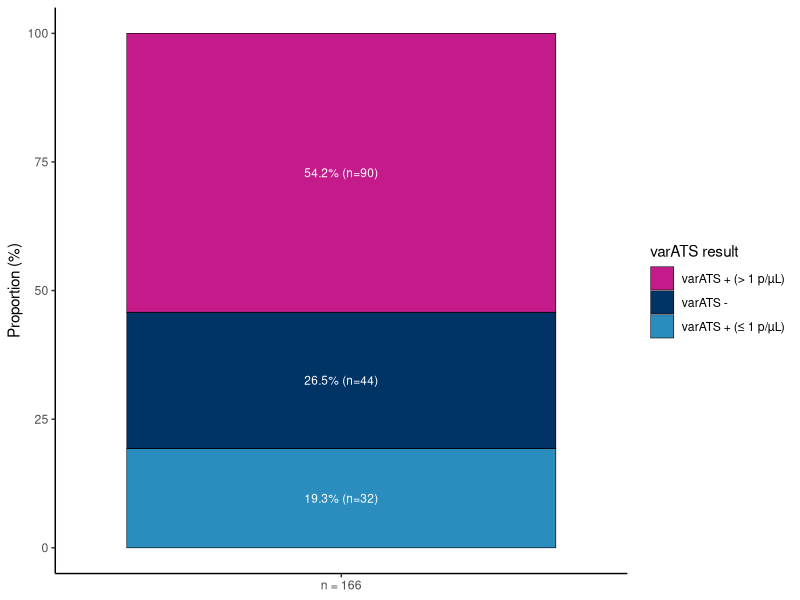
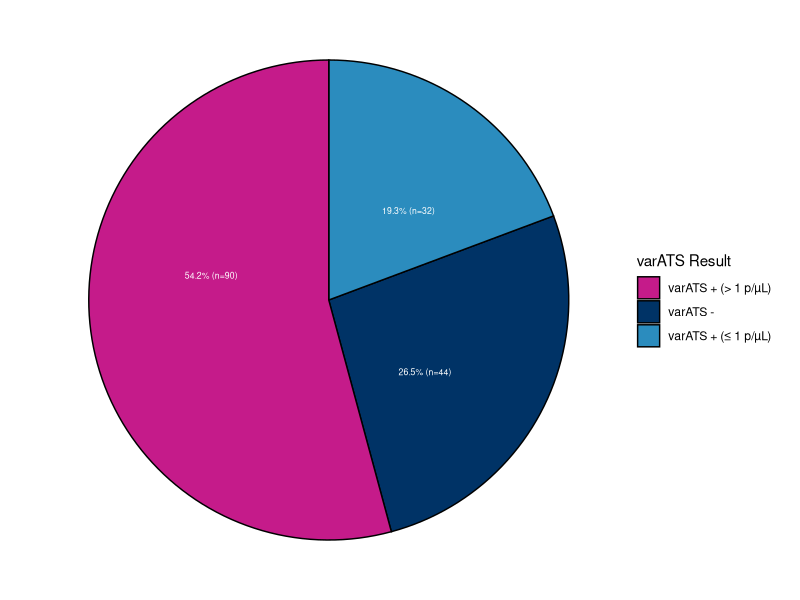
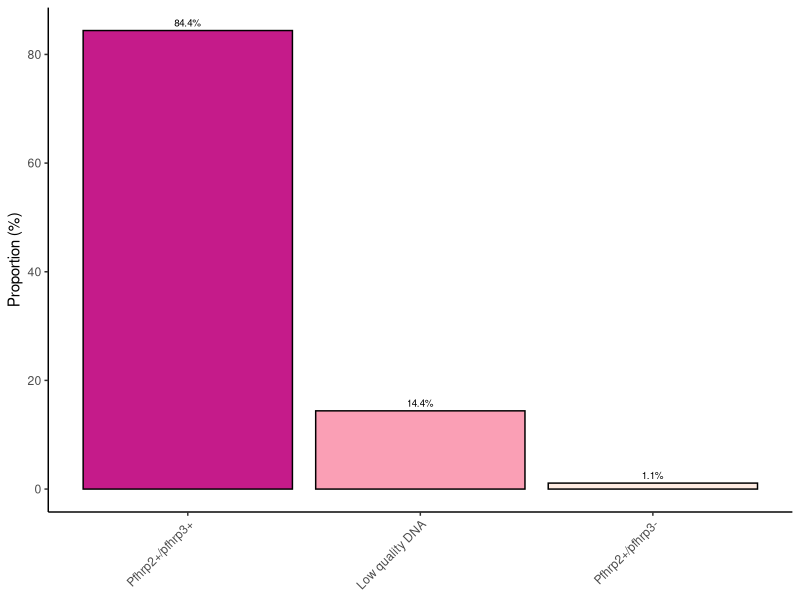
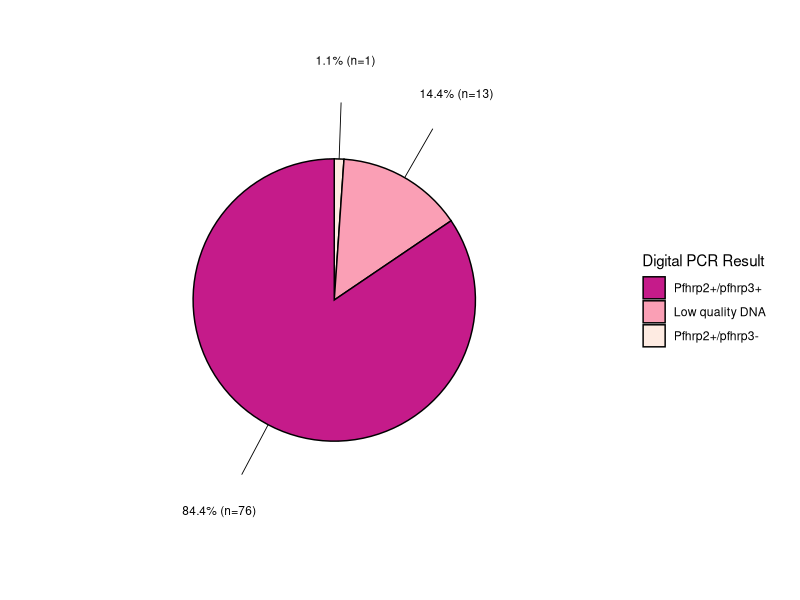
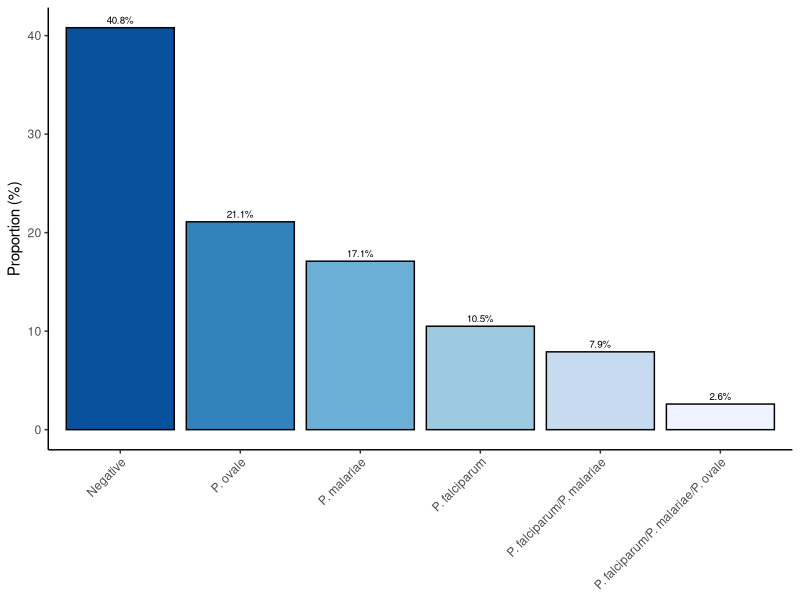
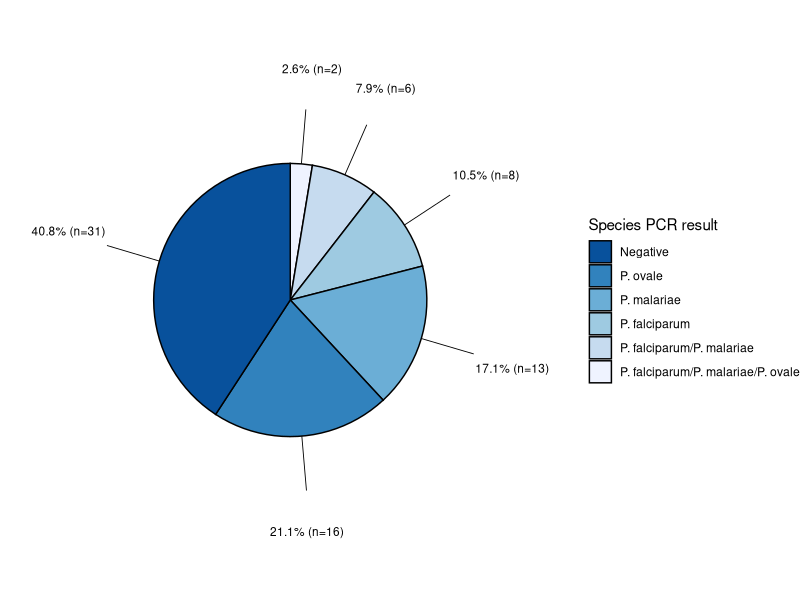

Here is the R script that generated these plots, in order:

#####################################
# CREATING FIGURES FOR MANUSCRIPT #
#####################################

## Clean the environment
rm(list = ls(all =TRUE))


## Load packages
library(ggplot2)
library(tidyverse)
library(ggrepel)
library(forcats)
library(RColorBrewer)


#####################################
####### varATS data ################
#####################################

category_varATS = c("varATS -", "varATS + (≤ 1 p/µL)", "varATS + (> 1 p/µL)")
counts_varATS <- c(44, 32, 90)  

# Create a dataframe
df_varATS <- data.frame(
 category = category_varATS,
  counts = counts_varATS,
  proportion = round(counts_varATS / sum(counts_varATS) * 100, 1) 
) 


##### Figures for varATS data #####

# Reorder the levels of the category variable based on proportion

df_varATS$category <- reorder(df_varATS$category, df_varATS$proportion, decreasing = TRUE)

colors <-c("#c51b8a", "#003366", "#2b8cbe")

# Stacked Bar plot

plot_1 <- ggplot(df_varATS, aes(x = "n = 166", y = proportion, fill = category)) +
  geom_bar(stat = "identity", position = "stack", color = "black", size = 0.2) +
  labs(y = "Proportion (%)", fill = "varATS result") +
  geom_text(aes(label = paste0(proportion, "%", " (n=", counts, ")")),
            position = position_stack(vjust = 0.5), size = 3, color = "white") +
  xlab(NULL) +
  theme_classic() +
  scale_fill_manual(values = colors)

plot_1

# save
# ggsave(ggsave("../../figures/Barplots/plot_1_varATS_stacked_bar_plot.pdf", plot_1, width = 6, height = 4, dpi = 300))

# Pie chart for varATS data

pie_1 <- ggplot(df_varATS, aes(x = "", y = proportion, fill = category)) +
  geom_bar(stat = "identity", width = 1, color = "black", size = 0.5) +
  labs(fill = "varATS Result") +
  geom_text(aes(label = paste0(round(proportion, 1), "%", " (n=", counts, ")")),
            position = position_stack(vjust = 0.6), size = 2.2, color = "white") +
  coord_polar(theta = "y", start = 0) +
  theme_void() +
  scale_fill_manual( values = colors) 

pie_1

# save
# ggsave("../../figures/Pie_charts/Pie_1_varATS_results.png", pie_1, width = 6, height = 4, dpi = 300)
# ggsave("../../figures/Pie_charts/Pie_1_varATS_results.pdf", pie_1, width = 6, height = 4, dpi = 300)


#####################################
####### Digital PCR data ############
#####################################

category_dPCR <-c("Low quality DNA", "Pfhrp2+/pfhrp3+",
             "Pfhrp2+/pfhrp3-", "Pfhrp2-/pfhrp3+",
             "Pfhrp2-/pfhrp3-")
counts_dPCR <- c(13, 76, 1, 0, 0)

df_digital_PCR <-data.frame(
  category = category_dPCR,
  counts = counts_dPCR,
  proportion = round(counts_dPCR / sum(counts_dPCR) * 100, 1) 
  )

df_digital_PCR <-filter(df_digital_PCR,
                        counts > 0)

##### Figures for digital PCR data #####

# Reorder the levels of the category variable based on proportion

df_digital_PCR$category <- reorder(df_digital_PCR$category, df_digital_PCR$proportion, decreasing = TRUE)

# Assign pink shades based on the reordered levels

pink_shades <- c("#c51b8a", "#fa9fb5", "#feebe2" )

# Bar Plot 2 for Digital PCR data 

plot_2 <- ggplot(df_digital_PCR, aes(x = category, y = proportion, fill = category)) +
  geom_bar(stat = "identity", color = "black", size = 0.5) +
  labs(y = "Proportion (%)") +
  theme_classic() +
  scale_fill_manual(values = pink_shades) +
  theme(axis.text.x = element_text(angle = 45, hjust = 1),
        panel.background = element_rect(fill = "transparent", color = NA),
        plot.background = element_rect(fill = "transparent", color = NA),
        legend.position = "none") +
  geom_text(aes(label = paste0(round(proportion, 1), "%")), vjust = -0.5, size = 2.5) +
  xlab(NULL)

plot_2

# save
# ggsave("../../figures/Barplots/Plot_2_dPCR_results.pdf", plot_2, width = 6, height = 4, dpi = 300)


# Pie Chart 2 for Digital PCR data 

# Calculate label positions for digital PCR data pie chart
df_digital_PCR<- df_digital_PCR %>%
  arrange(desc(category)) %>%
  mutate(ypos = cumsum(proportion) - 0.5 * proportion)

# Calculate positions for labels outside the pie chart
label_positions <- df_digital_PCR$ypos

# Create the pie chart 
pie_2 <- ggplot(df_digital_PCR, aes(x = "", y = proportion, fill = category)) +
  geom_bar(stat = "identity", width = 1, color = "black", size = 0.5) +
  labs(fill = "Digital PCR Result") +
  coord_polar(theta = "y", start = 0) +
  theme_void() +
  scale_fill_manual(values = pink_shades) +
  geom_segment(aes(x = 1.5, y = ypos, xend = 1.9, yend = ypos), color = "black", size = 0.3, data = df_digital_PCR) +
  geom_text(aes(x = 2, y = label_positions, label = paste0(round(proportion, 1), "%", " (n=", counts, ")")),
            size = 3, nudge_x = 0.2, nudge_y = 0.2)
pie_2

#save
# ggsave("../../figures/Pie_charts/Pie_2_digital_PCR_results.pdf",width = 6, height = 4, dpi = 300 )


#####################################
####### Species PCR data ############
#####################################

category_Sp_PCR <-c("Negative", "P. ovale", "P. malariae", 
                    "P. falciparum", "P. vivax", "P. falciparum/P. malariae",
                    "P. falciparum/P. malariae/P. ovale")
counts_Sp_PCR <-c(31, 16, 13, 8, 0, 6, 2)

df_Sp_PCR <-data.frame(
  category = category_Sp_PCR,
  counts = counts_Sp_PCR,
  proportion = round(counts_Sp_PCR / sum(counts_Sp_PCR) * 100, 1) )

df_Sp_PCR <- filter(df_Sp_PCR, counts > 0)

# Reorder the levels of the category variable based on proportion

df_Sp_PCR$category <- reorder(df_Sp_PCR$category, df_Sp_PCR$proportion, decreasing = TRUE)

##### Figures for Species PCR data #####

# Barplot

plot_3 <-ggplot(df_Sp_PCR, aes(x = category, y = proportion, fill = category)) +
  geom_bar(stat = "identity", color = "black", size = 0.5) +
  labs(y = "Proportion (%)") +
  theme_classic() +
  scale_fill_manual(values = rev(brewer.pal(n = length(unique(df_Sp_PCR$category)), name = "Blues")))  +
  theme(axis.text.x = element_text(angle = 45, hjust = 1),
        panel.background = element_rect(fill = "transparent", color = NA),
        plot.background = element_rect(fill = "transparent", color = NA),
        legend.position = "none") +
  geom_text(aes(label = paste0(round(proportion, 1), "%")), vjust = -0.5, size = 2.5) +
  xlab(NULL)

plot_3

# save
# ggsave("../../figures/Barplots/Plot_3_Sp_PCR.pdf", plot_3, width = 6, height = 4, dpi = 300)

# Pie Chart for Species PCR 

# Calculate label positions for Sp_PCR pie chart
df_Sp_PCR <- df_Sp_PCR %>%
  arrange(desc(category)) %>%
  mutate(ypos = cumsum(proportion) - 0.5 * proportion)

# Calculate positions for labels outside the pie chart
label_positions <- df_Sp_PCR$ypos

# Create the pie chart for Sp_PCR
pie_3 <- ggplot(df_Sp_PCR, aes(x = "", y = proportion, fill = category)) +
  geom_bar(stat = "identity", width = 1, color = "black", size = 0.5) +
  labs(fill = "Species PCR result") +
  coord_polar(theta = "y", start = 0) +
  theme_void() +
  scale_fill_manual(values = rev(brewer.pal(n = length(unique(df_Sp_PCR$category)), name = "Blues"))) +
  geom_segment(aes(x = 1.5, y = ypos, xend = 1.9, yend = ypos), color = "black", size = 0.3, data = df_Sp_PCR) +
  geom_text(aes(x = 2, y = label_positions, label = paste0(round(proportion, 1), "%", " (n=", counts, ")")),
            size = 3, nudge_x = 0.2, nudge_y = 0.2)
pie_3

#Save
# ggsave("../../figures/Pie_charts/Pie_chart_3_Sp_PCR.pdf", pie_3, width = 6, height = 4, dpi = 300)

